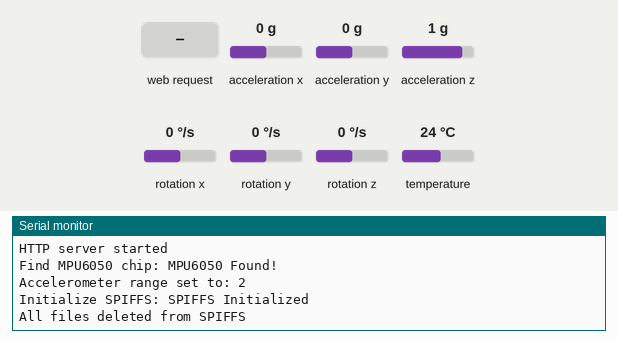
Simulated run of this sketch. Board: ESP32. On the bench: the last lines printed to the serial monitor. Inputs (shaded band) come from the test bench; at power-on: acceleration x 0 g, acceleration y 0 g, acceleration z 1 g, rotation x 0 °/s, rotation y 0 °/s, rotation z 0 °/s, temperature 24 °C. Storage starts empty.

Above: at 1.5 s.
1.6 s: HTTP request GET / received
At 2.8 s:
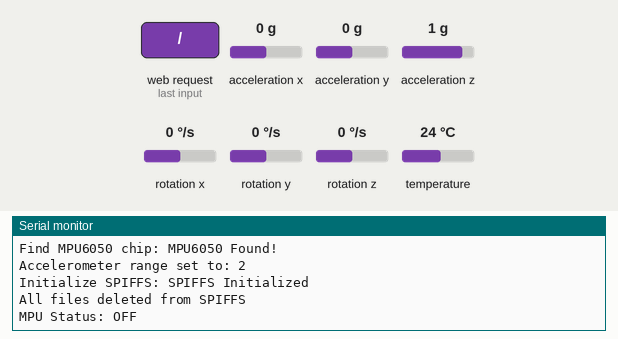
3.1 s: HTTP request GET /start received
At 4.1 s:
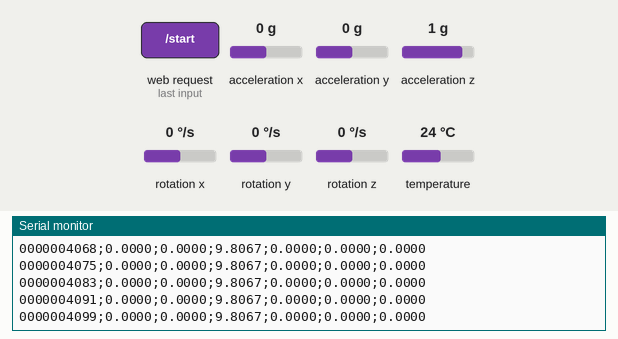
4.6 s: HTTP request GET /start received
6.1 s: acceleration x set to -1.4 g
At 6.9 s:
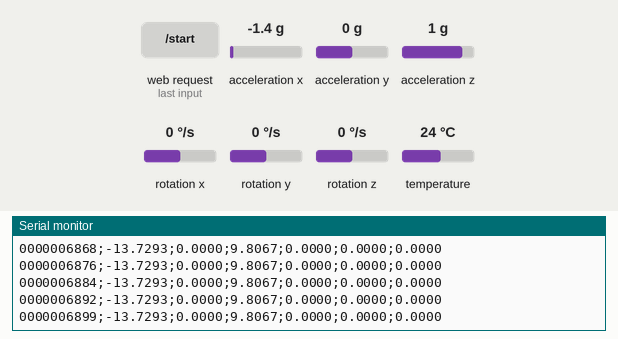
7.6 s: acceleration y set to -1.4 g
At 8.3 s:
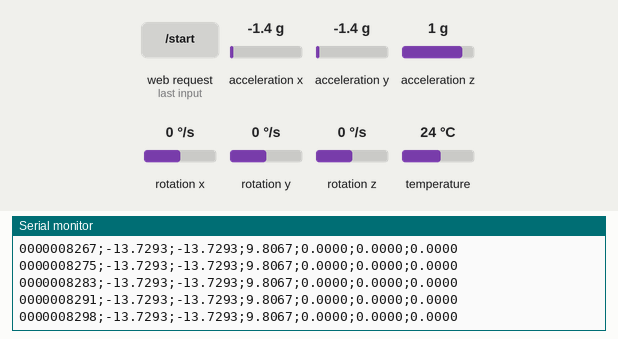
9.1 s: acceleration z set to -1.4 g
At 10.2 s:
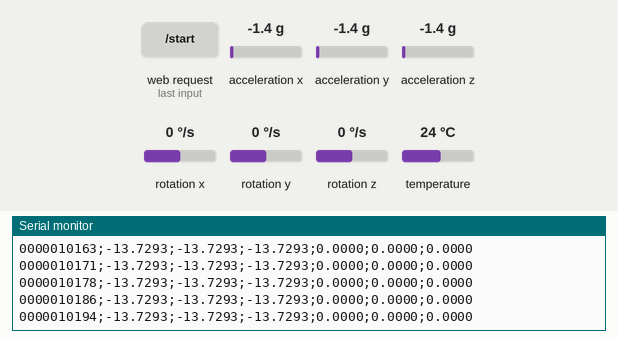
Timing chart, 0 to 11.6 s (numbered marks = the images above; inputs shaded):
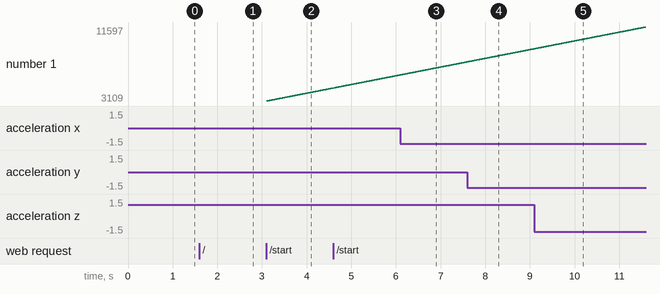

The sketch:

esp32_mpu.ino
```cpp
#include <WiFi.h>
#include <WebServer.h>
#include <Adafruit_MPU6050.h>
#include <Adafruit_Sensor.h>
#include <Wire.h>
#include "SPIFFS.h"

const char* ssid = "Lotevaodiem10";
const char* password = "10101010";

IPAddress local_ip(192, 168, 4, 1);
IPAddress gateway(192, 168, 4, 1);
IPAddress subnet(255, 255, 255, 0);
WebServer server(80);

Adafruit_MPU6050 mpu;
File file;
String fileContent = "";
char record[70];
bool start = false;

void setup() {
  Serial.begin(115200);
  WiFi.softAP(ssid, password);
  WiFi.softAPConfig(local_ip, gateway, subnet);

  delay(100);
  while (!Serial)
    delay(10);
  Serial.println("Adafruit MPU6050 test!");

  delay(100);
  server.on("/", handle_OnConnect);
  server.on("/start", handle_start);
  server.on("/stop", handle_stop);
  server.on("/download", handle_download);
  server.onNotFound(handle_NotFound);
  server.begin();
  Serial.println("HTTP server started");

  Serial.print("Find MPU6050 chip: ");
  while (!mpu.begin()) {
    Serial.print(".");
    delay(10);
  }
  Serial.println("MPU6050 Found!");

  mpu.setAccelerometerRange(MPU6050_RANGE_8_G);
  Serial.print("Accelerometer range set to: ");
  Serial.println(mpu.getAccelerometerRange());

  delay(100);

  Serial.print("Initialize SPIFFS: ");
  while (!SPIFFS.begin(true)) {
    Serial.print(".");
    delay(10);
  }
  Serial.println("SPIFFS Initialized");

  File root = SPIFFS.open("/");
  File filePrevious = root.openNextFile();
  while (filePrevious) {
    Serial.print("FILE: ");
    Serial.println(filePrevious.name());
    filePrevious = root.openNextFile();
  }
  Serial.println("All files deleted from SPIFFS");
}
void loop() {
  server.handleClient();
  if (start && file) {
    sensors_event_t a, g, temp;
    mpu.getEvent(&a, &g, &temp);

    sprintf(record, "%010d;%4.4f;%4.4f;%4.4f;%4.4f;%4.4f;%4.4f", millis(),
            a.acceleration.x, a.acceleration.y, a.acceleration.z,
            g.gyro.x , g.gyro.y , g.gyro.z );

    Serial.println(record);
    file.println(record);
    delay(5);
  }
}
void handle_OnConnect() {
  start = false;
  Serial.println("MPU Status: OFF");
  server.send(200, "text/html", sendHTML(start));
}
void handle_start() {
  start = true;
  fileContent = "";

  Serial.println("MPU Status: ON");
  server.send(200, "text/html", sendHTML(start));

  if (SPIFFS.exists("/data.txt")) {
    SPIFFS.remove("/data.txt");
    Serial.println("Removed data.txt file from SPIFFS");
  }

  file = SPIFFS.open("/data.txt", FILE_APPEND);
  if (!file) {
    Serial.println("Cannot create file");
    return;
  }
  Serial.println("File was written!");
  file.println("time;acc_x;acc_y;acc_z;gyro_x;gyro_y;gyro_z");
}

void handle_stop() {
  start = false;
  Serial.println("MPU Status: OFF");

  if (!file) {
    Serial.println("File error!");
    return;
  }
  file.close();
  server.send(200, "text/html", sendHTML(start));
}

void handle_download() {
  File download = SPIFFS.open("/data.txt", "r");
  if (download) {
    server.sendHeader("Content-Type", "text/text");
    server.sendHeader("Content-Disposition", "attachment; filename=data.txt");
    server.sendHeader("Connection", "close");
    server.streamFile(download, "application/octet-stream");
    download.close();
  } else {
    Serial.println("Download failed");
  }
}

void handle_NotFound() {
  server.send(404, "text/plain", "Page Not found");
}

String sendHTML(bool start) {
  String ptr = "<!DOCTYPE html> <html>\n";
  ptr += "<head><meta name=\"viewport\" content=\"width=device-width, initial-scale=1.0, user-scalable=no\">\n";
  ptr += "<title>MPU Control</title>\n";
  ptr += "<style>html { font-family: Helvetica; display: inline-block; margin: 0px auto; text-align: center;}\n";
  ptr += "body{margin-top: 50px;} h1 {color: #444444;margin: 50px auto 30px;} h3 {color: #444444;margin-bottom: 50px;}\n";
  ptr += ".button {display: block;width: 200px;background-color: #3498db;border: none;color: white;padding: 13px 0px;text-decoration: none;font-size: 25px;margin: 0px auto 35px;cursor: pointer;border-radius: 4px;}\n";
  ptr += ".button-on {background-color: #00FF7F;}\n";
  ptr += ".button-on:active {background-color: #7CCD7C;}\n";
  ptr += ".button-off {background-color: #FF4040;}\n";
  ptr += ".button-off:active {background-color: #CD3333;}\n";
  ptr += ".button-download {background-color: #e9ca1c;}\n";
  ptr += ".button-download:hover {background-color: #795004;}\n";
  ptr += "p {font-size: 14px;color: #888;margin-bottom: 10px;}\n";
  ptr += "</style>\n";
  ptr += "</head>\n";
  ptr += "<body>\n";
  ptr += "<h1>ESP32 Web Server</h1>\n";
  ptr += "<h3>Access Point - AP mode</h3>\n";

  if (start)  ptr += "<p>Status: Run</p><a class=\"button button-off\" href=\"/stop\">Stop</a>\n";
  else {
    ptr += "<p>Status: Stop</p><a class=\"button button-on\" href=\"/start\">Start</a>\n";
    ptr += "<p>Data</p><a class=\"button button-download\" href=\"/download\">Download</a>\n";
  }

  ptr += "</body>\n";
  ptr += "</html>\n";
  return ptr;
}
```

Measured:
- after the input at 1.6 s, the serial monitor: prints a new line at once (image 1)
- after the input at 3.1 s, the serial monitor: prints a new line at once (image 2)
